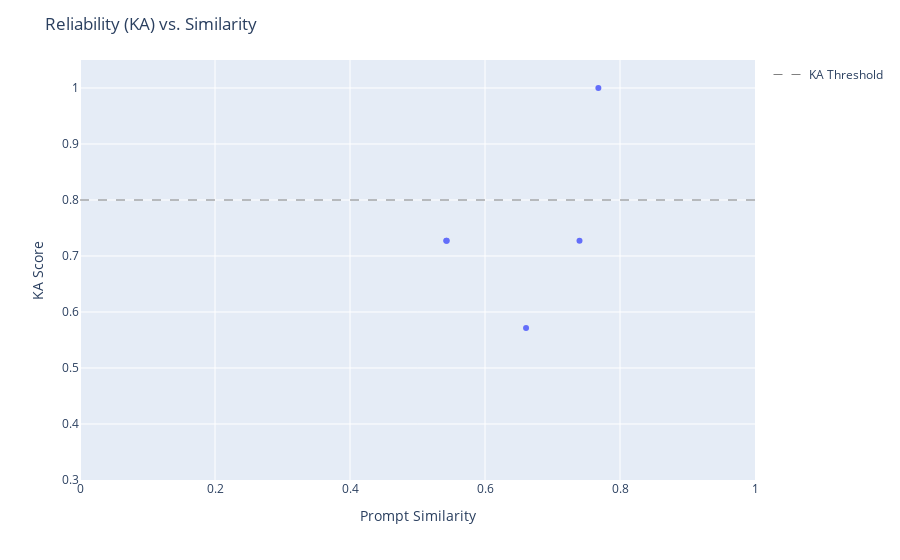

The notebook cell saved with this chart:
### Code cell
data = {'Similarity': rel_vs_sim['similarity'], 'KA Score': rel_vs_sim['KA']}
df = pd.DataFrame(data)
# interactive plot
fig = px.scatter(df, x='Similarity', y='KA Score', hover_data={'Similarity': True, 'KA Score': True}, labels={'Similarity': 'Similarity', 'KA Score': 'KA Score'})
# horizontal line: min KA acceptable
fig.add_trace(go.Scatter(x=[0, max(iterrations_no)], y=[0.80, 0.80], mode='lines', name='KA Threshold', line=dict(color='black', width=.5, dash='dash')))

fig.update_layout(
    title='Reliability (KA) vs. Similarity',
    xaxis_title='Prompt Similarity',
    yaxis_title='KA Score',
    yaxis=dict(range=[0.30, 1.05]),
     xaxis=dict(range=[0, 1]),  # Set x-axis limits,
    hovermode='closest'
)
fig.show()

### Figure 1 — Plotly figure (JSON) as saved in the notebook; plotly's stock layout.template omitted (floating-point values rounded to 4 significant figures)
{"data": [{"hovertemplate": "Similarity=%{x}<br>KA Score=%{y}<extra></extra>", "legendgroup": "", "marker": {"color": "#636efa", "symbol": "circle"}, "mode": "markers", "name": "", "orientation": "v", "showlegend": false, "type": "scatter", "x": [0.5426, 0.5433, 0.6608, 0.74, 0.7679], "xaxis": "x", "y": [0.7273, 0.7273, 0.5714, 0.7273, 1], "yaxis": "y"}, {"line": {"color": "black", "dash": "dash", "width": 0.5}, "mode": "lines", "name": "KA Threshold", "type": "scatter", "x": [0, 3], "y": [0.8, 0.8]}], "layout": {"hovermode": "closest", "legend": {"tracegroupgap": 0}, "margin": {"t": 60}, "title": {"text": "Reliability (KA) vs. Similarity"}, "xaxis": {"anchor": "y", "domain": [0, 1], "range": [0, 1], "title": {"text": "Prompt Similarity"}}, "yaxis": {"anchor": "x", "domain": [0, 1], "range": [0.3, 1.05], "title": {"text": "KA Score"}}}}
